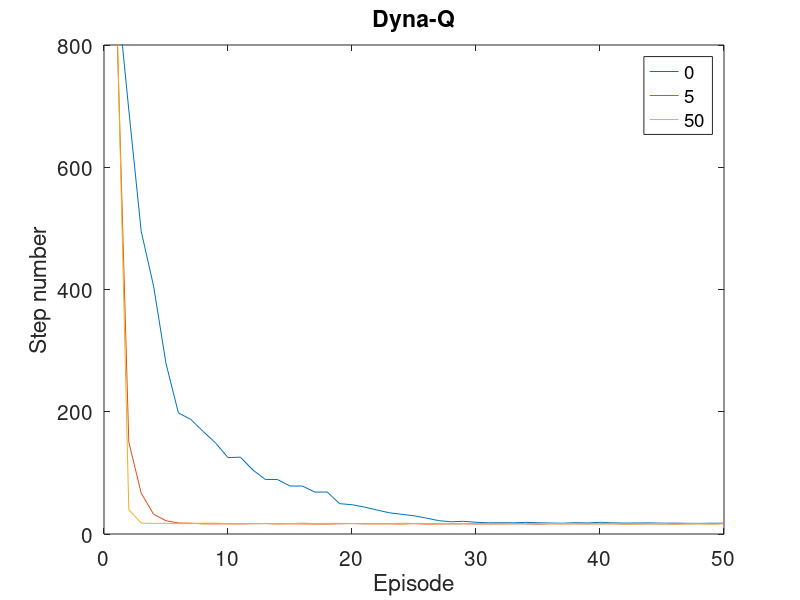
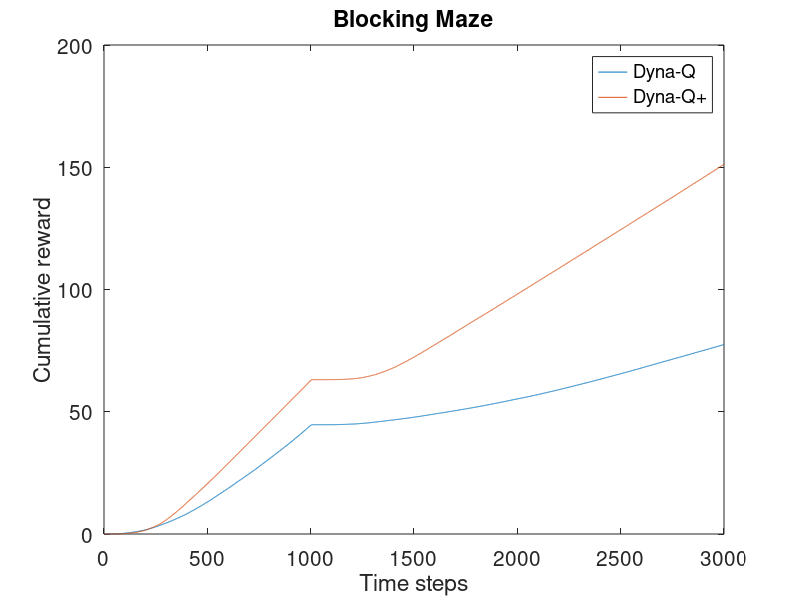
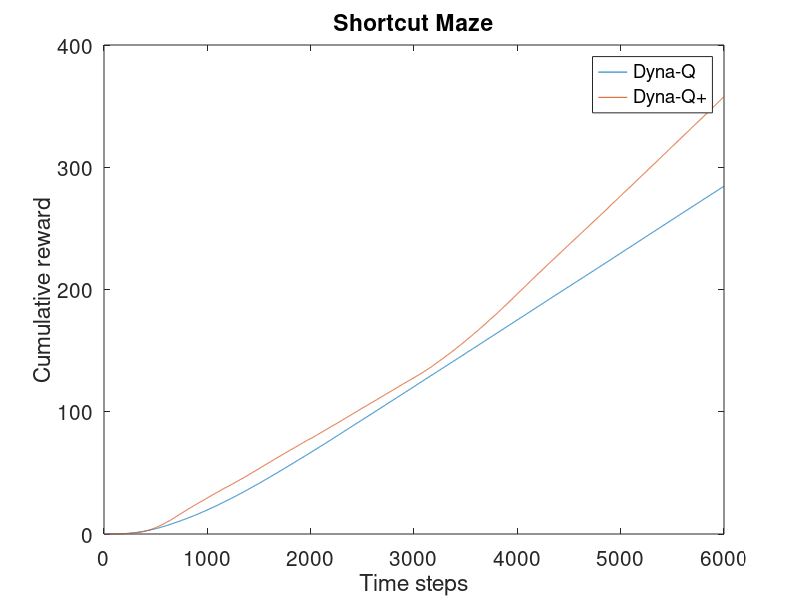

Reproduce these figures in MATLAB, in order.
close all;
clear;
SimNum = 100;

display('Simulating Figure 8.2...');
if ~exist('PlanningComparison.mat', 'file')
    Height = 6; Width = 9;
    Wall = [3, 3; 3, 4; 3, 5; 6, 2; 8, 4; 8, 5; 8, 6];
    Start = [1; 4]; Goal = [9; 6]; FinalReward = 1;
    MazeObj = Maze(Height, Width, Wall, Start, Goal, FinalReward);
    
    alpha = 0.1;
    PlanNum_list = [0, 5, 50];
    EpisodeNum = 50;
    StepNum = zeros(length(PlanNum_list), SimNum, EpisodeNum);
    for PlanNum = PlanNum_list
        display(sprintf('Dyna-Q with %d planning steps...', PlanNum));
        tStart = tic;
        for SimID = 1:SimNum
            Q = ActionValueSet; ModelObj = DeterministicModel;
            for EpisodeID = 1:EpisodeNum
                [~, a_history, ~, Q, ModelObj] = DynaQ(MazeObj, Q, ModelObj, 'PlanNum', PlanNum, 'alpha', alpha);
                StepNum(PlanNum_list == PlanNum, SimID, EpisodeID) = length(a_history);
            end
            if mod(SimID, 10) == 0
                tElapse = toc(tStart);
                display(sprintf('%d/%d processed, elapsed time: %.2fs', SimID, SimNum, tElapse));
            end
        end
    end
    save('PlanningComparison.mat', 'StepNum');
else
    load('PlanningComparison.mat');
    display('Previous result loaded.');
end

figure('Position', [300 200 500 400]);
plot(squeeze(mean(StepNum, 2))');
ylim([0, 800]);
xlabel('Episode');
ylabel('Step number');
title('Dyna-Q');
legend('0', '5', '50');
set(gca, 'FontSize', 15);

display('Simulating Figure 8.5...');
if ~exist('BlockingMaze.mat', 'file')
    Height = 6; Width = 9;
    OldWall = [1, 3; 2, 3; 3, 3; 4, 3; 5, 3; 6, 3; 7, 3; 8, 3];
    NewWall = [2, 3; 3, 3; 4, 3; 5, 3; 6, 3; 7, 3; 8, 3; 9, 3];
    Start = [4; 1]; Goal = [9; 6]; FinalReward = 1;
    TotalDuration = 3000; SwitchTime = 1000;
    
    PlanNum = 50; kappa = 1e-4;
    r = zeros(2, SimNum, TotalDuration);
    for MethodID = 1:2
        switch MethodID
            case 1
                display('Simulating Dyna-Q...');
            case 2
                display('Simulating Dyna-Q+...');
        end
        tStart = tic;
        for SimID = 1:SimNum
            Q = ActionValueSet;
            switch MethodID
                case 1
                    ModelObj = DeterministicModel;
                case 2
                    ModelObj = ExploratoryModel(kappa);
            end
            MazeObj = Maze(Height, Width, OldWall, Start, Goal, FinalReward);
            T = 0; SwitchFlag = false;
            while T < TotalDuration
                [~, a_history, ~, Q, ModelObj] = DynaQ(MazeObj, Q, ModelObj, 'PlanNum', PlanNum, 'SwitchTime', SwitchTime - T, 'NewWall', NewWall);
                T = T + length(a_history);
                if ~SwitchFlag && (T >= SwitchTime)
                    MazeObj.Map = sparse(NewWall(:, 2), NewWall(:, 1), ones(size(NewWall, 1), 1), MazeObj.Height, MazeObj.Width);
                    SwitchFlag = true;
                end
                if T <= TotalDuration
                    r(MethodID, SimID, T) = 1;
                end
            end
            if mod(SimID, 10) == 0
                tElapse = toc(tStart);
                display(sprintf('%d/%d processed, elapsed time: %.2fs', SimID, SimNum, tElapse));
            end
        end
    end
    save('BlockingMaze.mat', 'r');
else
    load('BlockingMaze.mat');
    display('Previous result loaded.');
end

figure('Position', [300 200 500 400]);
plot(cumsum(squeeze(mean(r, 2)), 2)');
xlabel('Time steps');
ylabel('Cumulative reward');
title('Blocking Maze');
legend('Dyna-Q', 'Dyna-Q+');
set(gca, 'FontSize', 15);

display('Simulating Figure 8.6...');
if ~exist('ShortcutMaze.mat', 'file')
    Height = 6; Width = 9;
    OldWall = [2, 3; 3, 3; 4, 3; 5, 3; 6, 3; 7, 3; 8, 3; 9, 3];
    NewWall = [2, 3; 3, 3; 4, 3; 5, 3; 6, 3; 7, 3; 8, 3];
    Start = [4; 1]; Goal = [9; 6]; FinalReward = 1;
    TotalDuration = 6000; SwitchTime = 3000;
    
    PlanNum = 50; kappa = 1e-3;
    r = zeros(2, SimNum, TotalDuration);
    for MethodID = 1:2
        switch MethodID
            case 1
                display('Simulating Dyna-Q...');
            case 2
                display('Simulating Dyna-Q+...');
        end
        tStart = tic;
        for SimID = 1:SimNum
            Q = ActionValueSet;
            switch MethodID
                case 1
                    ModelObj = DeterministicModel;
                case 2
                    ModelObj = ExploratoryModel(kappa);
            end
            MazeObj = Maze(Height, Width, OldWall, Start, Goal, FinalReward);
            T = 0; SwitchFlag = false;
            while T < TotalDuration
                [~, a_history, ~, Q, ModelObj] = DynaQ(MazeObj, Q, ModelObj, 'PlanNum', PlanNum, 'SwitchTime', SwitchTime - T, 'NewWall', NewWall);
                T = T + length(a_history);
                if ~SwitchFlag && (T >= SwitchTime)
                    MazeObj.Map = sparse(NewWall(:, 2), NewWall(:, 1), ones(size(NewWall, 1), 1), MazeObj.Height, MazeObj.Width);
                    SwitchFlag = true;
                end
                if T <= TotalDuration
                    r(MethodID, SimID, T) = 1;
                end
            end
            if mod(SimID, 10) == 0
                tElapse = toc(tStart);
                display(sprintf('%d/%d processed, elapsed time: %.2fs', SimID, SimNum, tElapse));
            end
        end
    end
    save('ShortcutMaze.mat', 'r');
else
    load('ShortcutMaze.mat');
    display('Previous result loaded.');
end

figure('Position', [300 200 500 400]);
plot(cumsum(squeeze(mean(r, 2)), 2)');
xlabel('Time steps');
ylabel('Cumulative reward');
title('Shortcut Maze');
legend('Dyna-Q', 'Dyna-Q+');
set(gca, 'FontSize', 15);